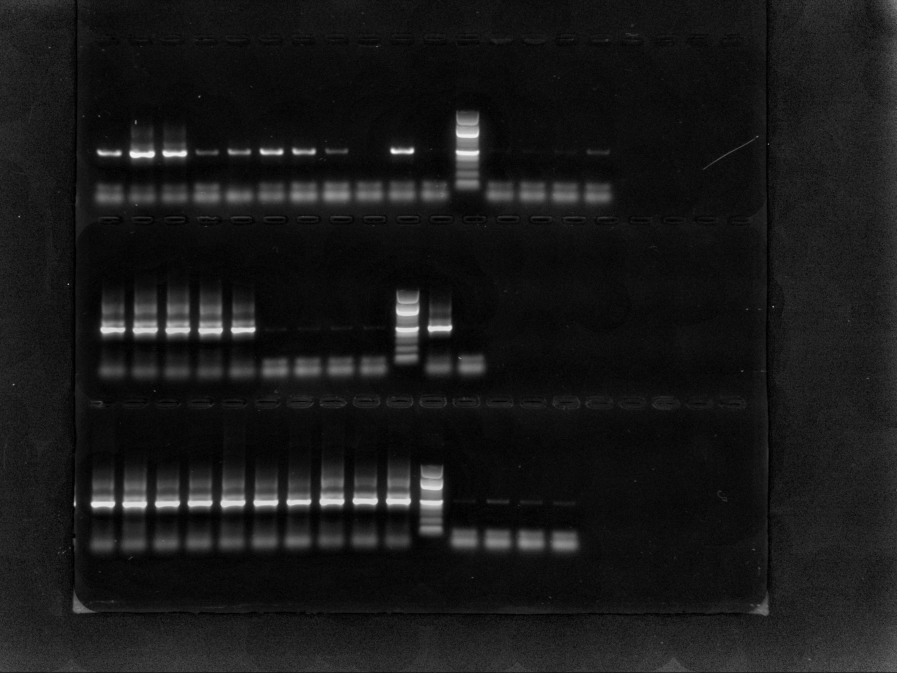
#> input picture data/test_samples/sample03_processed.jpg, 2690 x 2018 px, found by its file name (shown at 1/3 size)
$ python thresholding.py
#> lines starting #> are read from the running program, lines starting #| are printed output that depends on the picture; after the words box and inside, x2 and y2 are one past the last pixel; in counts of white or black regions, pixels touching at a corner belong together
import numpy as np
from skimage import io, filters, exposure, morphology
from skimage.util import img_as_ubyte
import matplotlib.pyplot as plt

def threshold_mask(img, percentile):
    thresh = np.percentile(img, percentile)
    mask = img > thresh
    return mask

def isolate_bright_bands(image, percentile=90):
    """
    Zachová len najjasnejšie (biele) časti obrázka.
    percentile určuje, aké percento najjasnejších pixelov zostane (napr. 90 = top 10 %).
    """
#> called with percentile = 95
    # 1️⃣ normalizácia na 0–1
    img_norm = exposure.rescale_intensity(image, in_range="image", out_range=(0, 1))
#> image is the input picture: shape (2018, 2690); min 0, max 255, mean 24.7

    # 2️⃣ nájdenie prahu podľa percentilu jasu
    thresh = np.percentile(img_norm, percentile)
#> thresh = 0.255

    # 3️⃣ všetko tmavšie než threshold (teda sivé + čierne) ide preč
    mask = img_norm > thresh
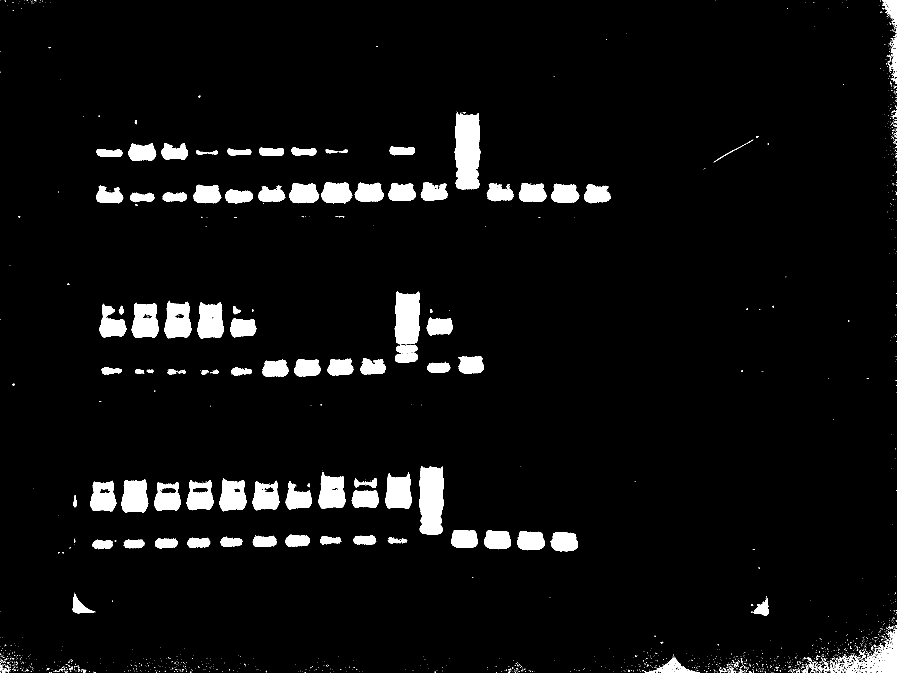
#> mask: shape (2018, 2690) bool (shown at 1/3 size); 4.9% white; 1781 white regions (1625 under 20 px), largest, box (x1, y1, x2, y2) and area: (1364, 337, 1441, 569) 15275, (1257, 1398, 1332, 1605) 13242, (1184, 874, 1260, 1033) 10382

    return mask, img_norm

def clean_mask(mask: np.ndarray, erosion_radius=1, dilation_radius=1):
    """
    Odstráni drobné artefakty z binárnej masky pomocou erózie a dilatácie.

    Parameters:
        mask (np.ndarray): Binárna maska (True/False alebo 0/1)
        erosion_radius (int): Polomer štruktúrneho elementu pre eróziu
        dilation_radius (int): Polomer štruktúrneho elementu pre dilatáciu

    Returns:
        np.ndarray: Upravená binárna maska
    """
#> called with erosion_radius = 1, dilation_radius = 1
    # Štruktúrny element pre eróziu
    selem_ero = morphology.disk(erosion_radius)
    mask_eroded = morphology.erosion(mask, selem_ero)
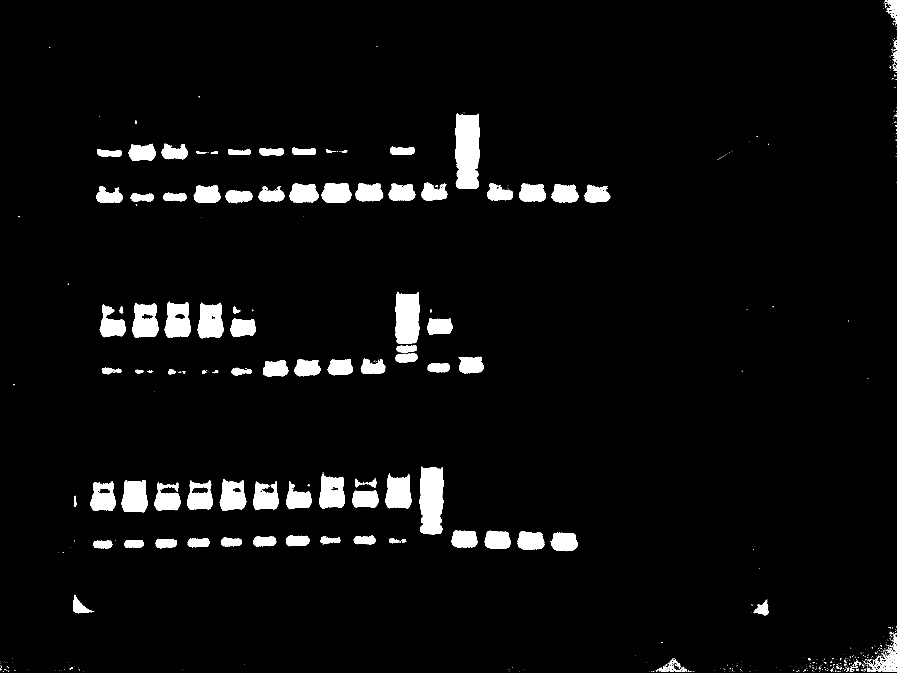
#> mask_eroded: shape (2018, 2690) bool (shown at 1/3 size); 4.3% white; 532 white regions (419 under 20 px), largest, box (x1, y1, x2, y2) and area: (1365, 340, 1440, 567) 14660, (1258, 1400, 1331, 1604) 12681, (1185, 875, 1259, 1032) 9940

    # Štruktúrny element pre dilatáciu
    selem_dil = morphology.disk(dilation_radius)
    mask_cleaned = morphology.dilation(mask_eroded, selem_dil)
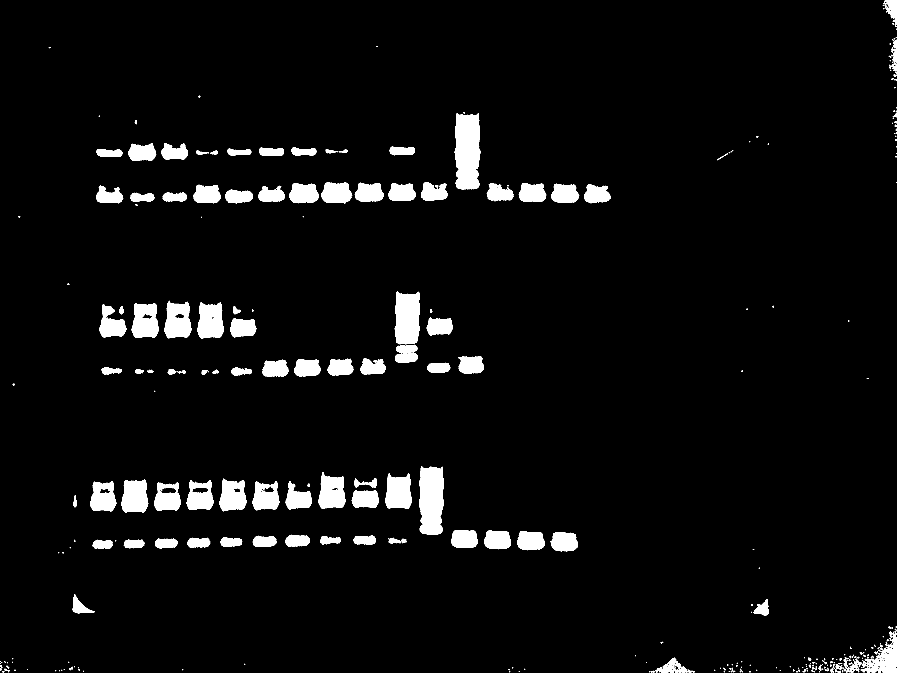
#> mask_cleaned: shape (2018, 2690) bool (shown at 1/3 size); 4.7% white; 370 white regions (221 under 20 px), largest, box (x1, y1, x2, y2) and area: (1364, 339, 1441, 568) 15248, (1257, 1399, 1332, 1605) 13217, (1184, 874, 1260, 1033) 10370

    return mask_cleaned

def threshold(image: np.ndarray, high_perc=95, low_perc=70, erosion_radius=1, dilation_radius=1):
    """
    Dvojstupňové thresholdovanie:
    1. Zachová len najjasnejšie časti obrázka podľa high_perc.
    2. Vyčistí masku pomocou erózie a dilatácie.
    3. Aplikácia druhej masky podľa low_perc na pôvodný obrázok.

    Parameters:
        image (np.ndarray): Vstupný obrázok
        high_perc (float): Percentil pre prvé thresholdovanie
        low_perc (float): Percentil pre druhé thresholdovanie
        erosion_radius (int): Polomer pre eróziu
        dilation_radius (int): Polomer pre dilatáciu

    Returns:
        np.ndarray: Výsledný obrázok po dvojstupňovom thresholdovaní
    """
    # 1️⃣ Izolácia najjasnejších pásov
    bright_mask, img_norm = isolate_bright_bands(image, percentile=high_perc)

    # 2️⃣ Čistenie masky
    clean_bright_mask = clean_mask(bright_mask, erosion_radius, dilation_radius)

    # 3️⃣ Druhé thresholdovanie na pôvodný obrázok
    final_mask = threshold_mask(img_norm, percentile=low_perc)
#> in threshold_mask, `thresh = np.percentile(img, percentile)`: thresh = 0.106
#> in threshold_mask, `mask = img > thresh`:
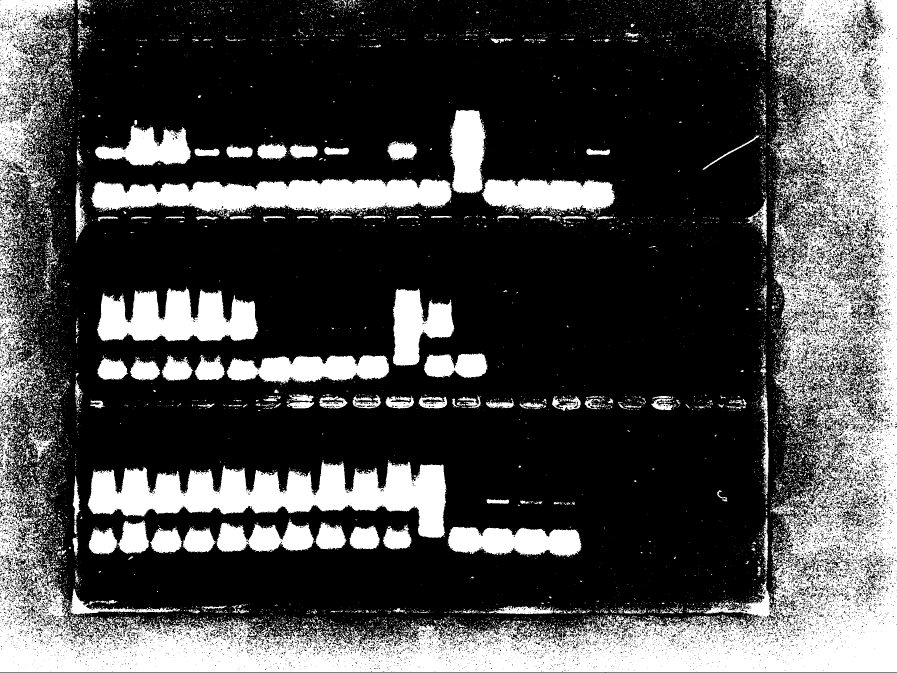
#> mask: shape (2018, 2690) bool (shown at 1/3 size); 28.9% white; 12346 white regions (11044 under 20 px), largest, box (x1, y1, x2, y2) and area: (0, 0, 2690, 2017) 817217, (262, 1381, 1340, 1613) 122135, (271, 536, 1356, 650) 80910

    # Kombinácia masiek
    combined_mask = clean_bright_mask & final_mask

    # Aplikácia masky na pôvodný obrázok
    result = image * combined_mask
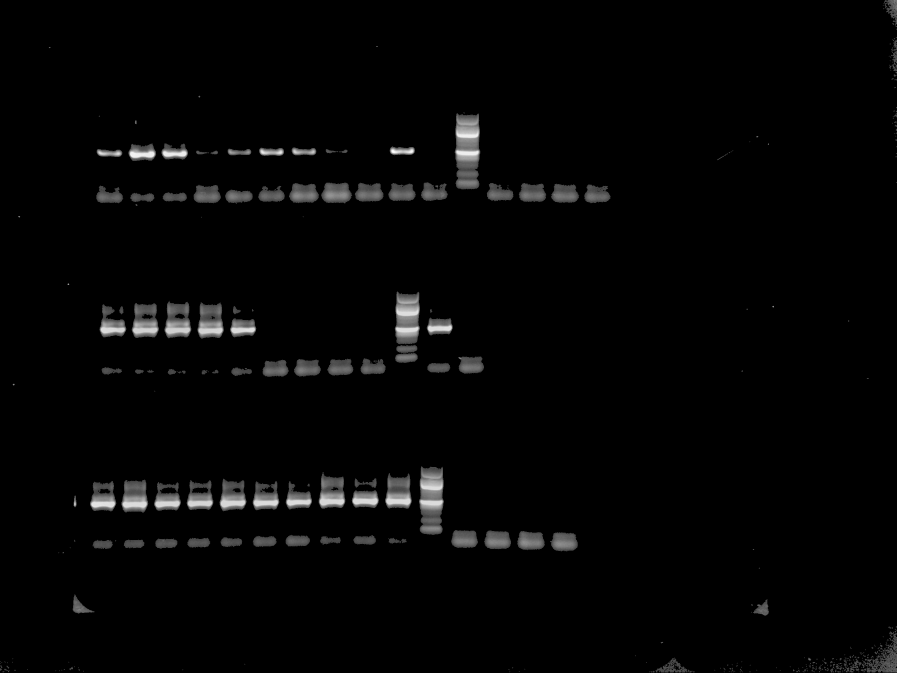
#> result: shape (2018, 2690) (shown at 1/3 size); min 0, max 255, mean 5.2

    return result


if __name__ == "__main__":
    test_image_path = "data/test_samples/sample03_processed.jpg"
    processed_img = threshold(io.imread(test_image_path, as_gray=True))
    io.imsave("data/processed/sample03_thresholded.jpg", img_as_ubyte(processed_img))

$ run again, with data/test_samples/sample01_processed.jpg copied over data/test_samples/sample03_processed.jpg
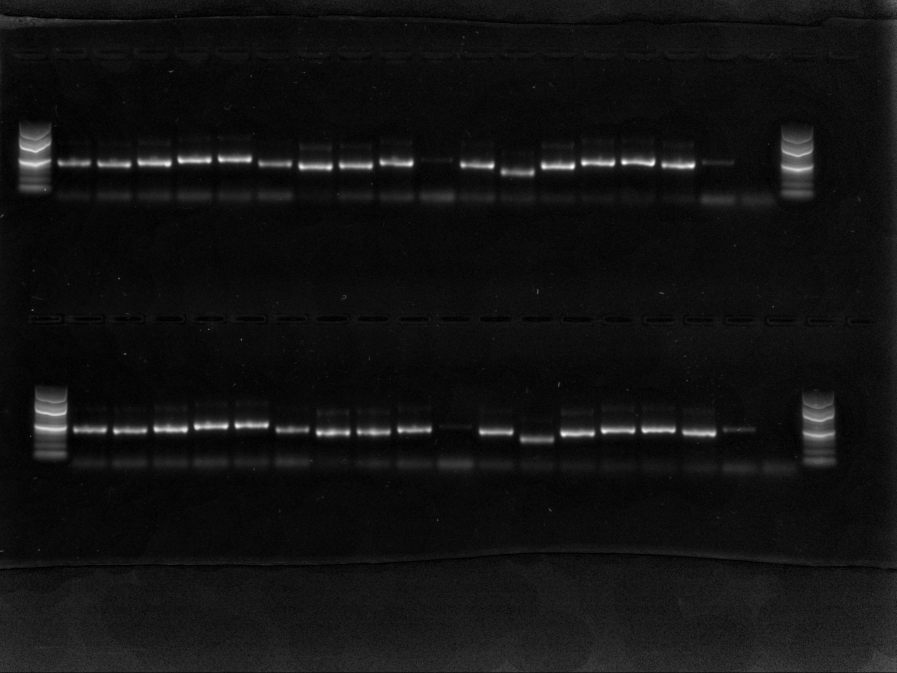
#> input picture data/test_samples/sample01_processed.jpg, 2690 x 2018 px, found by its file name (shown at 1/3 size)
#> in isolate_bright_bands, image is the input picture: shape (2018, 2690); min 0, max 255, mean 18.1
#> in isolate_bright_bands, `thresh = np.percentile(img_norm, percentile)`: thresh = 0.165
#> in isolate_bright_bands, `mask = img_norm > thresh`:
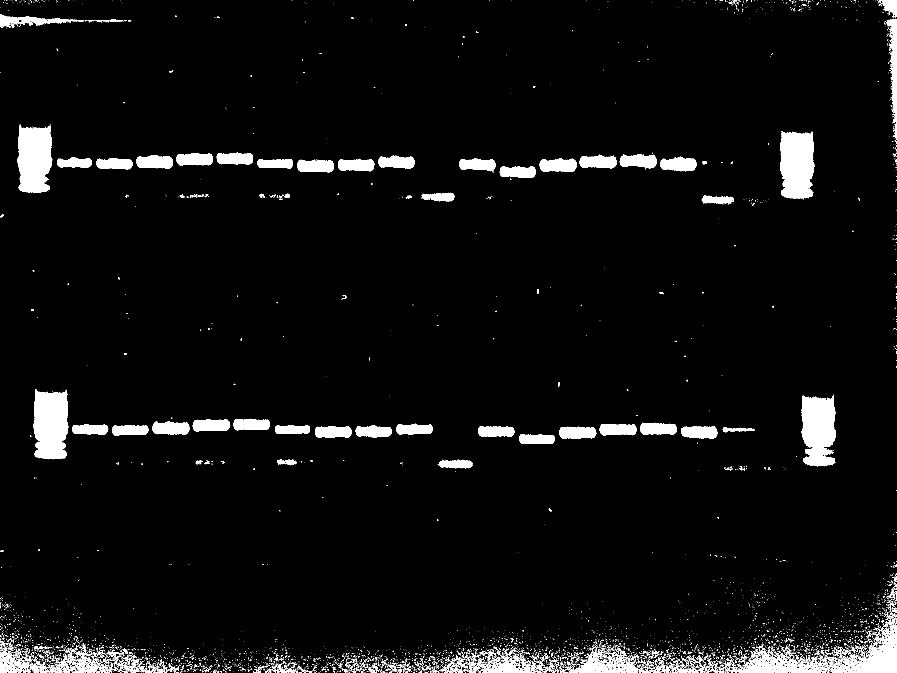
#> mask: shape (2018, 2690) bool (shown at 1/3 size); 4.7% white; 5050 white regions (4646 under 20 px), largest, box (x1, y1, x2, y2) and area: (100, 1167, 205, 1378) 18619, (2340, 395, 2443, 598) 17916, (2405, 1186, 2508, 1400) 17690
#> mask_eroded: shape (2018, 2690) bool; 3.6% white; 1926 white regions (1742 under 20 px), largest, box (x1, y1, x2, y2) and area: (101, 1171, 204, 1376) 17884, (2341, 397, 2442, 596) 17119, (54, 378, 156, 577) 16970
#> mask_cleaned: shape (2018, 2690) bool; 4.2% white; 1351 white regions (978 under 20 px), largest, box (x1, y1, x2, y2) and area: (100, 1170, 205, 1377) 18584, (2340, 395, 2443, 598) 17821, (2405, 1187, 2508, 1399) 17593
#> in threshold_mask, `thresh = np.percentile(img, percentile)`: thresh = 0.0706
#> in threshold, `result = image * combined_mask`:
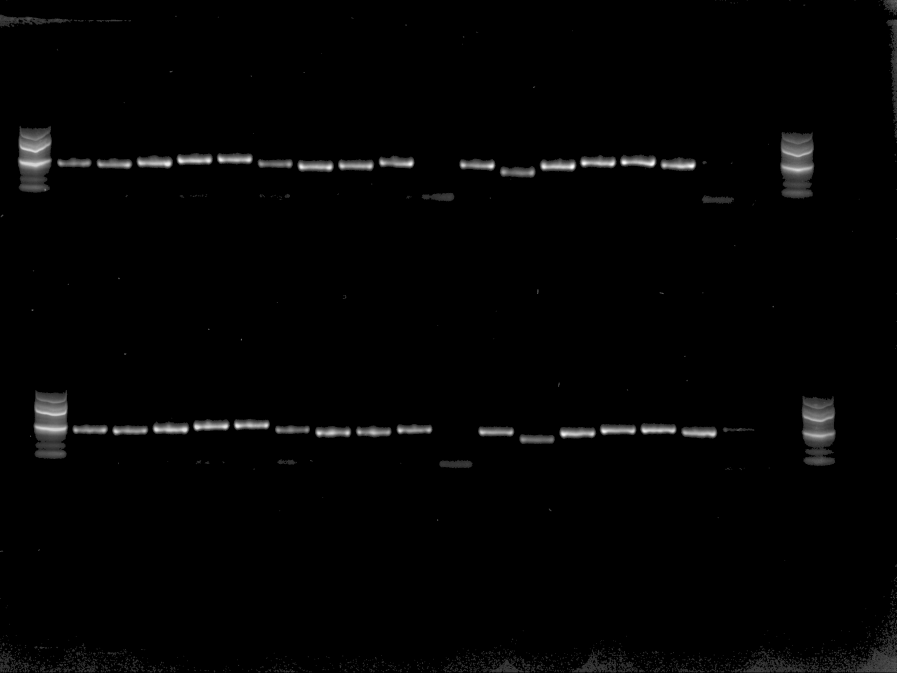
#> result: shape (2018, 2690) (shown at 1/3 size); min 0, max 255, mean 3.7

$ run again, with data/test_samples/sample02_processed.jpg copied over data/test_samples/sample03_processed.jpg
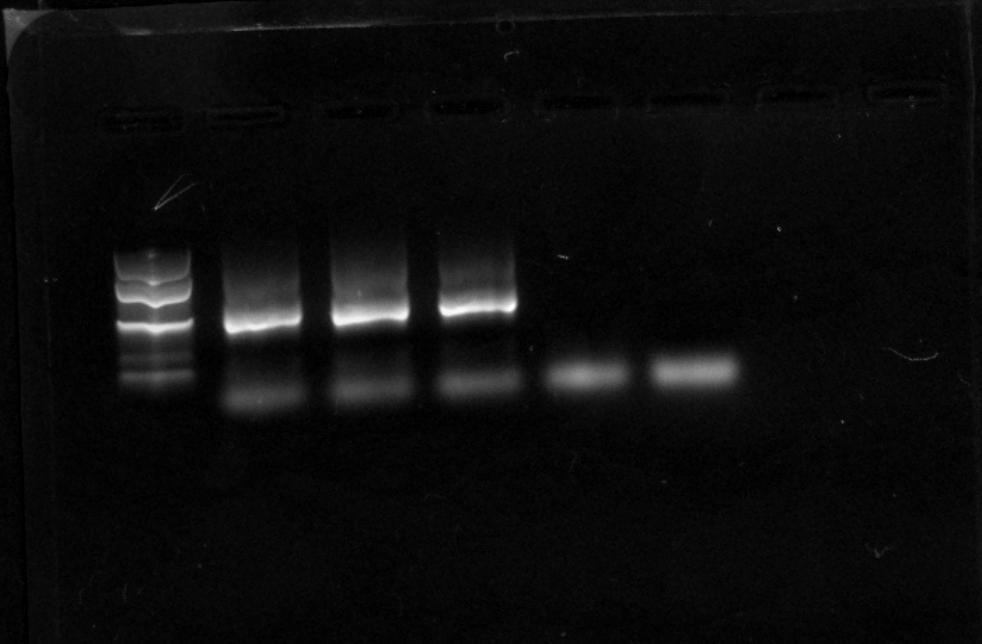
#> input picture data/test_samples/sample02_processed.jpg, 982 x 644 px, found by its file name
#> in isolate_bright_bands, image is the input picture: shape (644, 982); min 0, max 255, mean 12.4
#> in isolate_bright_bands, `thresh = np.percentile(img_norm, percentile)`: thresh = 0.173
#> in clean_mask, `mask_eroded = morphology.erosion(mask, selem_ero)`:
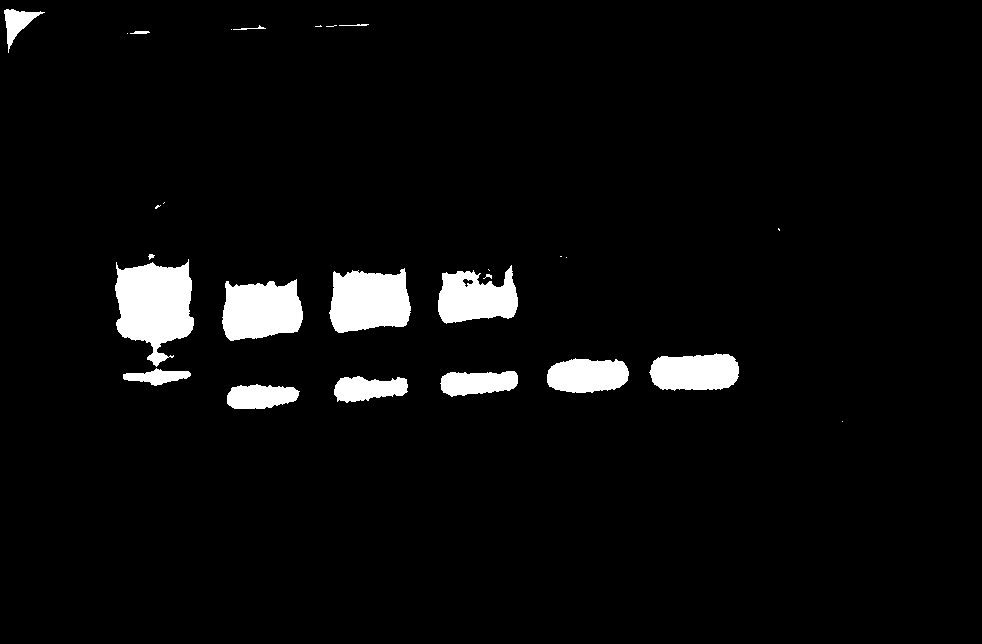
#> mask_eroded: shape (644, 982) bool; 4.4% white; 27 white regions (11 under 20 px), largest, box (x1, y1, x2, y2) and area: (115, 259, 194, 367) 5645, (329, 268, 411, 333) 4241, (222, 279, 303, 341) 3973
#> mask_cleaned: shape (644, 982) bool; 4.9% white; 22 white regions (6 under 20 px), largest, box (x1, y1, x2, y2) and area: (114, 258, 195, 387) 6823, (328, 267, 412, 334) 4509, (221, 278, 304, 342) 4230
#> in threshold_mask, `thresh = np.percentile(img, percentile)`: thresh = 0.0353
#> in threshold, `result = image * combined_mask`:
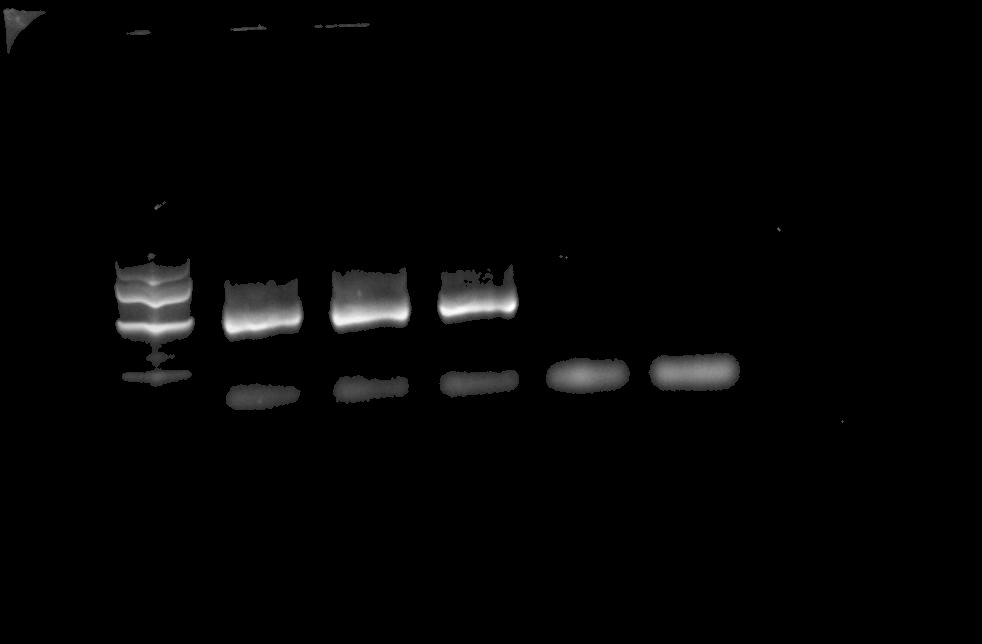
#> result: shape (644, 982); min 0, max 255, mean 4.5
